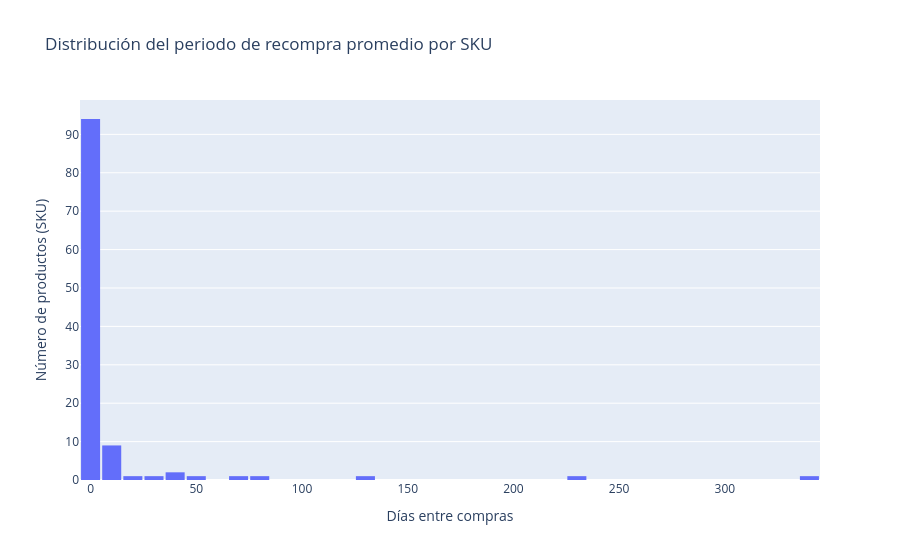

The cell this chart's notebook holds for it:
### Code cell
fig = px.histogram(
    recompra_promedio,
    x="periodo_recompra_promedio",
    nbins=40,  
    title="Distribución del periodo de recompra promedio por SKU",
    labels={"periodo_recompra_promedio": "Periodo de recompra promedio (días)"}
)

fig.update_layout(
    bargap=0.1,
    xaxis_title="Días entre compras",
    yaxis_title="Número de productos (SKU)"
)

fig.show()

### Figure 1 — Plotly figure (JSON) as saved in the notebook; plotly's stock layout.template omitted (floating-point values rounded to 4 significant figures)
{"data": [{"bingroup": "x", "hovertemplate": "Periodo de recompra promedio (días)=%{x}<br>count=%{y}<extra></extra>", "legendgroup": "", "marker": {"color": "#636efa", "pattern": {"shape": ""}}, "name": "", "nbinsx": 40, "orientation": "v", "showlegend": false, "type": "histogram", "x": [0.7146, 0.2875, 225.0, 0.01715, 0.01004, 0.04164, 0.7679, 0.06348, 0.5, 0.3514, 0.01447, 1.181, 0.1206, 0.03027, 0.8564, 0.4416, 0.05097, 0.3535, 0.05503, 0.119, 0.4697, 2.897, 2.242, 7.429, 0.07256, 0.2598, 0.08808, 14.88, 15.36, 132.0, 14.75, 53.0, 7.125, 0.1502, 1.346, 0.04391, 76.0, 0.5589, 0.3863, 0.2232, 0.1564, 0.4227, 0.1803, 0.03371, 0.2002, 0.818, 0.7097, 37.0, 3.977, 3.667, 2.843, 1.011, 343.0, 1.043, 3.932, 33.2, 0.2498, 13.95, 71.33, 2.429, 0.7456, 1.136, 0.1275, 0.9399, 4.667, 5.909, 7.118, 1.6, 0.125, 0.2122, 0.01915, 0.02182, 12.75, 0.2661, NaN, 0.2288, 0.1397, 4.133, 0.182, 0.3939, 1.101, 0.1238, 0.07574, 0.238, 0.9573, 0.08069, 6.062, 0.02564, 0.2496, 0.173, 0.05068, 0.0546, 0.08029, 0.365, 0.4788, 41.4, 0.437, 1.602, 0.0919, 1.271, 0.3423, 0.2115, 0.4545, 0.04978, 0.2936, 0.1563, 0.02216, 0.1136, 0.2, 0.09761, 0.2847, 0.01627, 0.375, 0.963], "xaxis": "x", "yaxis": "y"}], "layout": {"bargap": 0.1, "barmode": "relative", "legend": {"tracegroupgap": 0}, "title": {"text": "Distribución del periodo de recompra promedio por SKU"}, "xaxis": {"anchor": "y", "domain": [0, 1], "title": {"text": "Días entre compras"}}, "yaxis": {"anchor": "x", "domain": [0, 1], "title": {"text": "Número de productos (SKU)"}}}}
